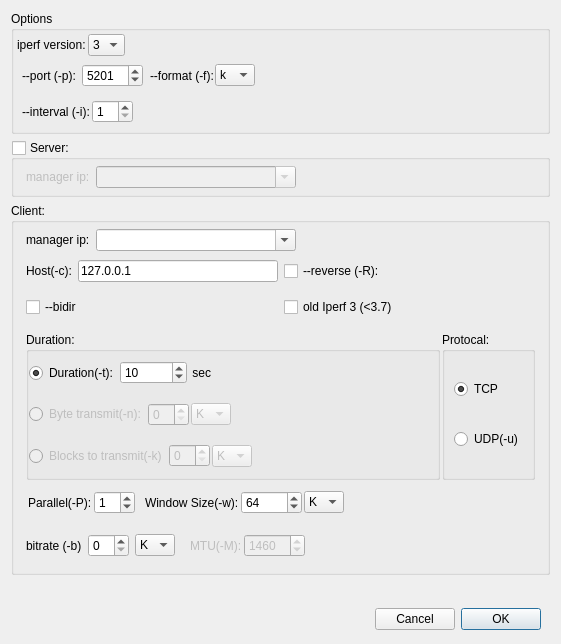
<?xml version="1.0" encoding="UTF-8"?>
<ui version="4.0">
 <class>Form</class>
 <widget class="QWidget" name="Form">
  <property name="geometry">
   <rect>
    <x>0</x>
    <y>0</y>
    <width>561</width>
    <height>644</height>
   </rect>
  </property>
  <property name="windowTitle">
   <string>iperf setting</string>
  </property>
  <layout class="QVBoxLayout" name="verticalLayout">
   <item>
    <widget class="QGroupBox" name="gb_options">
     <property name="title">
      <string>Options</string>
     </property>
     <layout class="QVBoxLayout" name="verticalLayout_5">
      <property name="spacing">
       <number>3</number>
      </property>
      <property name="leftMargin">
       <number>3</number>
      </property>
      <property name="topMargin">
       <number>3</number>
      </property>
      <property name="rightMargin">
       <number>3</number>
      </property>
      <property name="bottomMargin">
       <number>3</number>
      </property>
      <item>
       <widget class="QWidget" name="widget_20" native="true">
        <layout class="QHBoxLayout" name="horizontalLayout_22">
         <property name="spacing">
          <number>2</number>
         </property>
         <property name="leftMargin">
          <number>0</number>
         </property>
         <property name="topMargin">
          <number>0</number>
         </property>
         <property name="rightMargin">
          <number>0</number>
         </property>
         <property name="bottomMargin">
          <number>0</number>
         </property>
         <item>
          <widget class="QLabel" name="label_2">
           <property name="text">
            <string>iperf version:</string>
           </property>
          </widget>
         </item>
         <item>
          <widget class="QComboBox" name="cbVer">
           <item>
            <property name="text">
             <string>3</string>
            </property>
           </item>
           <item>
            <property name="text">
             <string>2</string>
            </property>
           </item>
          </widget>
         </item>
         <item>
          <spacer name="horizontalSpacer_10">
           <property name="orientation">
            <enum>Qt::Horizontal</enum>
           </property>
           <property name="sizeHint" stdset="0">
            <size>
             <width>40</width>
             <height>20</height>
            </size>
           </property>
          </spacer>
         </item>
        </layout>
       </widget>
      </item>
      <item>
       <widget class="QWidget" name="widget_6" native="true">
        <layout class="QHBoxLayout" name="horizontalLayout_9">
         <property name="spacing">
          <number>3</number>
         </property>
         <property name="leftMargin">
          <number>3</number>
         </property>
         <property name="topMargin">
          <number>3</number>
         </property>
         <property name="rightMargin">
          <number>3</number>
         </property>
         <property name="bottomMargin">
          <number>3</number>
         </property>
         <item>
          <widget class="QWidget" name="widget_16" native="true">
           <layout class="QHBoxLayout" name="horizontalLayout_16">
            <property name="leftMargin">
             <number>2</number>
            </property>
            <property name="topMargin">
             <number>2</number>
            </property>
            <property name="rightMargin">
             <number>2</number>
            </property>
            <property name="bottomMargin">
             <number>2</number>
            </property>
            <item>
             <widget class="QLabel" name="lbPort">
              <property name="text">
               <string>--port (-p):</string>
              </property>
             </widget>
            </item>
            <item>
             <widget class="QSpinBox" name="sbPort">
              <property name="minimum">
               <number>1000</number>
              </property>
              <property name="maximum">
               <number>65534</number>
              </property>
              <property name="value">
               <number>5201</number>
              </property>
             </widget>
            </item>
           </layout>
          </widget>
         </item>
         <item>
          <widget class="QWidget" name="widget_8" native="true">
           <layout class="QHBoxLayout" name="horizontalLayout_8">
            <property name="spacing">
             <number>1</number>
            </property>
            <property name="leftMargin">
             <number>2</number>
            </property>
            <property name="topMargin">
             <number>2</number>
            </property>
            <property name="rightMargin">
             <number>2</number>
            </property>
            <property name="bottomMargin">
             <number>2</number>
            </property>
            <item>
             <widget class="QLabel" name="lbFormat">
              <property name="text">
               <string>--format (-f):</string>
              </property>
             </widget>
            </item>
            <item>
             <widget class="QComboBox" name="cbFormat">
              <property name="currentText">
               <string>k</string>
              </property>
              <item>
               <property name="text">
                <string>k</string>
               </property>
              </item>
              <item>
               <property name="text">
                <string>m</string>
               </property>
              </item>
              <item>
               <property name="text">
                <string>g</string>
               </property>
              </item>
              <item>
               <property name="text">
                <string>t</string>
               </property>
              </item>
              <item>
               <property name="text">
                <string>K</string>
               </property>
              </item>
              <item>
               <property name="text">
                <string>M</string>
               </property>
              </item>
              <item>
               <property name="text">
                <string>G</string>
               </property>
              </item>
              <item>
               <property name="text">
                <string>T</string>
               </property>
              </item>
             </widget>
            </item>
           </layout>
          </widget>
         </item>
         <item>
          <spacer name="horizontalSpacer_9">
           <property name="orientation">
            <enum>Qt::Horizontal</enum>
           </property>
           <property name="sizeHint" stdset="0">
            <size>
             <width>40</width>
             <height>20</height>
            </size>
           </property>
          </spacer>
         </item>
        </layout>
       </widget>
      </item>
      <item>
       <widget class="QWidget" name="widget_15" native="true">
        <layout class="QHBoxLayout" name="horizontalLayout_15">
         <property name="spacing">
          <number>3</number>
         </property>
         <property name="leftMargin">
          <number>3</number>
         </property>
         <property name="topMargin">
          <number>3</number>
         </property>
         <property name="rightMargin">
          <number>3</number>
         </property>
         <property name="bottomMargin">
          <number>3</number>
         </property>
         <item>
          <widget class="QWidget" name="widget_5" native="true">
           <layout class="QHBoxLayout" name="horizontalLayout">
            <property name="spacing">
             <number>2</number>
            </property>
            <property name="leftMargin">
             <number>2</number>
            </property>
            <property name="topMargin">
             <number>2</number>
            </property>
            <property name="rightMargin">
             <number>2</number>
            </property>
            <property name="bottomMargin">
             <number>2</number>
            </property>
            <item>
             <widget class="QLabel" name="label">
              <property name="text">
               <string>--interval (-i):</string>
              </property>
             </widget>
            </item>
            <item>
             <widget class="QSpinBox" name="sbInterval">
              <property name="toolTip">
               <string>seconds between periodic throughput reports</string>
              </property>
              <property name="minimum">
               <number>1</number>
              </property>
             </widget>
            </item>
           </layout>
          </widget>
         </item>
         <item>
          <spacer name="horizontalSpacer">
           <property name="orientation">
            <enum>Qt::Horizontal</enum>
           </property>
           <property name="sizeHint" stdset="0">
            <size>
             <width>40</width>
             <height>20</height>
            </size>
           </property>
          </spacer>
         </item>
        </layout>
       </widget>
      </item>
     </layout>
    </widget>
   </item>
   <item>
    <widget class="QGroupBox" name="gb_server">
     <property name="toolTip">
      <string>checked to control iperf server</string>
     </property>
     <property name="title">
      <string>Server:</string>
     </property>
     <property name="checkable">
      <bool>true</bool>
     </property>
     <property name="checked">
      <bool>false</bool>
     </property>
     <layout class="QHBoxLayout" name="horizontalLayout_18">
      <property name="spacing">
       <number>3</number>
      </property>
      <property name="leftMargin">
       <number>3</number>
      </property>
      <property name="topMargin">
       <number>3</number>
      </property>
      <property name="rightMargin">
       <number>3</number>
      </property>
      <property name="bottomMargin">
       <number>3</number>
      </property>
      <item>
       <widget class="QWidget" name="widget_18" native="true">
        <layout class="QHBoxLayout" name="horizontalLayout_20">
         <property name="topMargin">
          <number>3</number>
         </property>
         <property name="bottomMargin">
          <number>3</number>
         </property>
         <item>
          <widget class="QLabel" name="label_4">
           <property name="text">
            <string>manager ip:</string>
           </property>
          </widget>
         </item>
         <item>
          <widget class="QComboBox" name="cb_managerServer">
           <property name="minimumSize">
            <size>
             <width>200</width>
             <height>0</height>
            </size>
           </property>
           <property name="editable">
            <bool>true</bool>
           </property>
          </widget>
         </item>
         <item>
          <spacer name="horizontalSpacer_6">
           <property name="orientation">
            <enum>Qt::Horizontal</enum>
           </property>
           <property name="sizeHint" stdset="0">
            <size>
             <width>40</width>
             <height>20</height>
            </size>
           </property>
          </spacer>
         </item>
        </layout>
       </widget>
      </item>
     </layout>
    </widget>
   </item>
   <item>
    <widget class="QGroupBox" name="gb_client">
     <property name="minimumSize">
      <size>
       <width>0</width>
       <height>0</height>
      </size>
     </property>
     <property name="title">
      <string>Client:</string>
     </property>
     <layout class="QVBoxLayout" name="verticalLayout_3">
      <property name="spacing">
       <number>3</number>
      </property>
      <property name="leftMargin">
       <number>3</number>
      </property>
      <property name="topMargin">
       <number>3</number>
      </property>
      <property name="rightMargin">
       <number>3</number>
      </property>
      <property name="bottomMargin">
       <number>3</number>
      </property>
      <item>
       <widget class="QWidget" name="widget_19" native="true">
        <layout class="QHBoxLayout" name="horizontalLayout_19">
         <property name="topMargin">
          <number>3</number>
         </property>
         <property name="bottomMargin">
          <number>3</number>
         </property>
         <item>
          <widget class="QLabel" name="label_5">
           <property name="text">
            <string>manager ip:</string>
           </property>
          </widget>
         </item>
         <item>
          <widget class="QComboBox" name="cb_managerClient">
           <property name="minimumSize">
            <size>
             <width>200</width>
             <height>0</height>
            </size>
           </property>
           <property name="editable">
            <bool>true</bool>
           </property>
          </widget>
         </item>
         <item>
          <spacer name="horizontalSpacer_5">
           <property name="orientation">
            <enum>Qt::Horizontal</enum>
           </property>
           <property name="sizeHint" stdset="0">
            <size>
             <width>40</width>
             <height>20</height>
            </size>
           </property>
          </spacer>
         </item>
        </layout>
       </widget>
      </item>
      <item>
       <widget class="QWidget" name="widget_3" native="true">
        <layout class="QHBoxLayout" name="horizontalLayout_2">
         <property name="spacing">
          <number>6</number>
         </property>
         <property name="leftMargin">
          <number>9</number>
         </property>
         <property name="topMargin">
          <number>3</number>
         </property>
         <property name="rightMargin">
          <number>9</number>
         </property>
         <property name="bottomMargin">
          <number>3</number>
         </property>
         <item>
          <widget class="QLabel" name="lbHost">
           <property name="text">
            <string>Host(-c):</string>
           </property>
          </widget>
         </item>
         <item>
          <widget class="QLineEdit" name="leHost">
           <property name="minimumSize">
            <size>
             <width>200</width>
             <height>0</height>
            </size>
           </property>
           <property name="text">
            <string>127.0.0.1</string>
           </property>
          </widget>
         </item>
         <item>
          <widget class="QCheckBox" name="cbReverse">
           <property name="text">
            <string>--reverse (-R):</string>
           </property>
          </widget>
         </item>
         <item>
          <spacer name="horizontalSpacer_8">
           <property name="orientation">
            <enum>Qt::Horizontal</enum>
           </property>
           <property name="sizeHint" stdset="0">
            <size>
             <width>40</width>
             <height>20</height>
            </size>
           </property>
          </spacer>
         </item>
        </layout>
       </widget>
      </item>
      <item>
       <widget class="QWidget" name="widget_17" native="true">
        <layout class="QHBoxLayout" name="horizontalLayout_17">
         <item>
          <widget class="QCheckBox" name="cbBidir">
           <property name="text">
            <string>--bidir</string>
           </property>
          </widget>
         </item>
         <item>
          <widget class="QCheckBox" name="cbOldIperf3">
           <property name="toolTip">
            <string>&lt;html&gt;&lt;head/&gt;&lt;body&gt;&lt;p&gt;Require to run 2 iperf server on two port (eg: 5201, 5202)&lt;/p&gt;&lt;/body&gt;&lt;/html&gt;</string>
           </property>
           <property name="text">
            <string>old Iperf 3 (&lt;3.7)</string>
           </property>
          </widget>
         </item>
        </layout>
       </widget>
      </item>
      <item>
       <widget class="QWidget" name="widget_10" native="true">
        <property name="minimumSize">
         <size>
          <width>0</width>
          <height>154</height>
         </size>
        </property>
        <layout class="QHBoxLayout" name="horizontalLayout_10">
         <property name="spacing">
          <number>2</number>
         </property>
         <property name="leftMargin">
          <number>9</number>
         </property>
         <property name="topMargin">
          <number>3</number>
         </property>
         <property name="rightMargin">
          <number>9</number>
         </property>
         <property name="bottomMargin">
          <number>3</number>
         </property>
         <item>
          <widget class="QGroupBox" name="groupBox">
           <property name="minimumSize">
            <size>
             <width>0</width>
             <height>120</height>
            </size>
           </property>
           <property name="title">
            <string>Duration:</string>
           </property>
           <layout class="QVBoxLayout" name="verticalLayout_4">
            <property name="spacing">
             <number>6</number>
            </property>
            <property name="leftMargin">
             <number>0</number>
            </property>
            <property name="topMargin">
             <number>3</number>
            </property>
            <property name="rightMargin">
             <number>0</number>
            </property>
            <property name="bottomMargin">
             <number>3</number>
            </property>
            <item>
             <widget class="QWidget" name="widget_11" native="true">
              <property name="minimumSize">
               <size>
                <width>0</width>
                <height>30</height>
               </size>
              </property>
              <layout class="QHBoxLayout" name="horizontalLayout_12">
               <property name="spacing">
                <number>2</number>
               </property>
               <property name="leftMargin">
                <number>0</number>
               </property>
               <property name="topMargin">
                <number>0</number>
               </property>
               <property name="rightMargin">
                <number>0</number>
               </property>
               <property name="bottomMargin">
                <number>0</number>
               </property>
               <item>
                <widget class="QRadioButton" name="rbDuration">
                 <property name="text">
                  <string>Duration(-t):</string>
                 </property>
                 <property name="checked">
                  <bool>true</bool>
                 </property>
                </widget>
               </item>
               <item>
                <widget class="QSpinBox" name="sbDuration">
                 <property name="minimum">
                  <number>1</number>
                 </property>
                 <property name="maximum">
                  <number>8640000</number>
                 </property>
                 <property name="value">
                  <number>10</number>
                 </property>
                </widget>
               </item>
               <item>
                <widget class="QLabel" name="lbDurationUnit">
                 <property name="text">
                  <string> sec </string>
                 </property>
                </widget>
               </item>
               <item>
                <spacer name="horizontalSpacer_11">
                 <property name="orientation">
                  <enum>Qt::Horizontal</enum>
                 </property>
                 <property name="sizeHint" stdset="0">
                  <size>
                   <width>40</width>
                   <height>20</height>
                  </size>
                 </property>
                </spacer>
               </item>
              </layout>
             </widget>
            </item>
            <item>
             <widget class="QWidget" name="widget_12" native="true">
              <property name="minimumSize">
               <size>
                <width>0</width>
                <height>30</height>
               </size>
              </property>
              <layout class="QHBoxLayout" name="horizontalLayout_11">
               <property name="spacing">
                <number>2</number>
               </property>
               <property name="leftMargin">
                <number>0</number>
               </property>
               <property name="topMargin">
                <number>0</number>
               </property>
               <property name="rightMargin">
                <number>0</number>
               </property>
               <property name="bottomMargin">
                <number>0</number>
               </property>
               <item>
                <widget class="QRadioButton" name="rbByte">
                 <property name="enabled">
                  <bool>false</bool>
                 </property>
                 <property name="text">
                  <string>Byte transmit(-n):</string>
                 </property>
                </widget>
               </item>
               <item>
                <widget class="QSpinBox" name="sbByte">
                 <property name="enabled">
                  <bool>false</bool>
                 </property>
                </widget>
               </item>
               <item>
                <widget class="QComboBox" name="comboByte">
                 <property name="enabled">
                  <bool>false</bool>
                 </property>
                 <property name="editable">
                  <bool>false</bool>
                 </property>
                 <item>
                  <property name="text">
                   <string>K</string>
                  </property>
                 </item>
                 <item>
                  <property name="text">
                   <string>M</string>
                  </property>
                 </item>
                 <item>
                  <property name="text">
                   <string>G</string>
                  </property>
                 </item>
                </widget>
               </item>
               <item>
                <spacer name="horizontalSpacer_7">
                 <property name="orientation">
                  <enum>Qt::Horizontal</enum>
                 </property>
                 <property name="sizeHint" stdset="0">
                  <size>
                   <width>40</width>
                   <height>20</height>
                  </size>
                 </property>
                </spacer>
               </item>
              </layout>
             </widget>
            </item>
            <item>
             <widget class="QWidget" name="widget_13" native="true">
              <property name="minimumSize">
               <size>
                <width>0</width>
                <height>30</height>
               </size>
              </property>
              <layout class="QHBoxLayout" name="horizontalLayout_13">
               <property name="spacing">
                <number>2</number>
               </property>
               <property name="leftMargin">
                <number>0</number>
               </property>
               <property name="topMargin">
                <number>0</number>
               </property>
               <property name="rightMargin">
                <number>0</number>
               </property>
               <property name="bottomMargin">
                <number>0</number>
               </property>
               <item>
                <widget class="QRadioButton" name="rbBlocks">
                 <property name="enabled">
                  <bool>false</bool>
                 </property>
                 <property name="text">
                  <string>Blocks to transmit(-k)</string>
                 </property>
                </widget>
               </item>
               <item>
                <widget class="QSpinBox" name="spBlocks">
                 <property name="enabled">
                  <bool>false</bool>
                 </property>
                </widget>
               </item>
               <item>
                <widget class="QComboBox" name="comboBlocks">
                 <property name="enabled">
                  <bool>false</bool>
                 </property>
                 <property name="editable">
                  <bool>false</bool>
                 </property>
                 <item>
                  <property name="text">
                   <string>K</string>
                  </property>
                 </item>
                 <item>
                  <property name="text">
                   <string>M</string>
                  </property>
                 </item>
                 <item>
                  <property name="text">
                   <string>G</string>
                  </property>
                 </item>
                </widget>
               </item>
               <item>
                <spacer name="horizontalSpacer_12">
                 <property name="orientation">
                  <enum>Qt::Horizontal</enum>
                 </property>
                 <property name="sizeHint" stdset="0">
                  <size>
                   <width>40</width>
                   <height>20</height>
                  </size>
                 </property>
                </spacer>
               </item>
              </layout>
             </widget>
            </item>
           </layout>
          </widget>
         </item>
         <item>
          <widget class="QGroupBox" name="gbProtocal">
           <property name="focusPolicy">
            <enum>Qt::TabFocus</enum>
           </property>
           <property name="title">
            <string>Protocal:</string>
           </property>
           <property name="flat">
            <bool>false</bool>
           </property>
           <property name="checkable">
            <bool>false</bool>
           </property>
           <layout class="QVBoxLayout" name="verticalLayout_2">
            <property name="spacing">
             <number>6</number>
            </property>
            <property name="sizeConstraint">
             <enum>QLayout::SetDefaultConstraint</enum>
            </property>
            <property name="leftMargin">
             <number>9</number>
            </property>
            <property name="topMargin">
             <number>3</number>
            </property>
            <property name="rightMargin">
             <number>9</number>
            </property>
            <property name="bottomMargin">
             <number>3</number>
            </property>
            <item>
             <widget class="QRadioButton" name="rbTCP">
              <property name="text">
               <string>TCP</string>
              </property>
              <property name="checked">
               <bool>true</bool>
              </property>
             </widget>
            </item>
            <item>
             <widget class="QRadioButton" name="rbUDP">
              <property name="text">
               <string>UDP(-u)</string>
              </property>
              <property name="checked">
               <bool>false</bool>
              </property>
             </widget>
            </item>
           </layout>
          </widget>
         </item>
        </layout>
       </widget>
      </item>
      <item>
       <widget class="QWidget" name="widget_4" native="true">
        <layout class="QHBoxLayout" name="horizontalLayout_3">
         <property name="spacing">
          <number>6</number>
         </property>
         <property name="leftMargin">
          <number>9</number>
         </property>
         <property name="topMargin">
          <number>3</number>
         </property>
         <property name="rightMargin">
          <number>9</number>
         </property>
         <property name="bottomMargin">
          <number>3</number>
         </property>
         <item>
          <widget class="QWidget" name="widget_9" native="true">
           <layout class="QHBoxLayout" name="horizontalLayout_4">
            <property name="spacing">
             <number>2</number>
            </property>
            <property name="leftMargin">
             <number>2</number>
            </property>
            <property name="topMargin">
             <number>2</number>
            </property>
            <property name="rightMargin">
             <number>2</number>
            </property>
            <property name="bottomMargin">
             <number>2</number>
            </property>
            <item>
             <widget class="QLabel" name="lbParallel">
              <property name="text">
               <string>Parallel(-P):</string>
              </property>
             </widget>
            </item>
            <item>
             <widget class="QSpinBox" name="sbParallel">
              <property name="value">
               <number>1</number>
              </property>
              <property name="displayIntegerBase">
               <number>12</number>
              </property>
             </widget>
            </item>
           </layout>
          </widget>
         </item>
         <item>
          <widget class="QWidget" name="widget_14" native="true">
           <layout class="QHBoxLayout" name="horizontalLayout_14">
            <property name="spacing">
             <number>2</number>
            </property>
            <property name="leftMargin">
             <number>2</number>
            </property>
            <property name="topMargin">
             <number>2</number>
            </property>
            <property name="rightMargin">
             <number>2</number>
            </property>
            <property name="bottomMargin">
             <number>2</number>
            </property>
            <item>
             <widget class="QLabel" name="lbWindow">
              <property name="text">
               <string>Window Size(-w):</string>
              </property>
             </widget>
            </item>
            <item>
             <widget class="QSpinBox" name="sbWindowSize">
              <property name="toolTip">
               <string>&lt;html&gt;&lt;head/&gt;&lt;body&gt;&lt;p&gt;set window size / socket buffer size&lt;/p&gt;&lt;p&gt;Use 0 to not specify this option&lt;/p&gt;&lt;/body&gt;&lt;/html&gt;</string>
              </property>
              <property name="suffix">
               <string/>
              </property>
              <property name="maximum">
               <number>65535</number>
              </property>
              <property name="value">
               <number>64</number>
              </property>
             </widget>
            </item>
            <item>
             <widget class="QComboBox" name="cbWindowSizeUnit">
              <property name="maximumSize">
               <size>
                <width>40</width>
                <height>16777215</height>
               </size>
              </property>
              <item>
               <property name="text">
                <string>K</string>
               </property>
              </item>
              <item>
               <property name="text">
                <string>M</string>
               </property>
              </item>
              <item>
               <property name="text">
                <string>G</string>
               </property>
              </item>
             </widget>
            </item>
           </layout>
          </widget>
         </item>
         <item>
          <spacer name="horizontalSpacer_2">
           <property name="orientation">
            <enum>Qt::Horizontal</enum>
           </property>
           <property name="sizeHint" stdset="0">
            <size>
             <width>40</width>
             <height>20</height>
            </size>
           </property>
          </spacer>
         </item>
        </layout>
       </widget>
      </item>
      <item>
       <widget class="QWidget" name="widget_2" native="true">
        <property name="minimumSize">
         <size>
          <width>0</width>
          <height>0</height>
         </size>
        </property>
        <layout class="QHBoxLayout" name="horizontalLayout_21">
         <property name="topMargin">
          <number>3</number>
         </property>
         <property name="bottomMargin">
          <number>3</number>
         </property>
         <item>
          <widget class="QWidget" name="widget" native="true">
           <layout class="QHBoxLayout" name="horizontalLayout_7">
            <property name="leftMargin">
             <number>0</number>
            </property>
            <property name="topMargin">
             <number>3</number>
            </property>
            <property name="rightMargin">
             <number>0</number>
            </property>
            <property name="bottomMargin">
             <number>3</number>
            </property>
            <item>
             <widget class="QLabel" name="lb_bitrate">
              <property name="toolTip">
               <string>&lt;html&gt;&lt;head/&gt;&lt;body&gt;&lt;p&gt;target bitrate in bits/sec (0 for unlimited)&lt;/p&gt;&lt;p&gt;(default 1 Mbit/sec for UDP, unlimited for TCP)&lt;/p&gt;&lt;/body&gt;&lt;/html&gt;</string>
              </property>
              <property name="text">
               <string>bitrate (-b)</string>
              </property>
             </widget>
            </item>
            <item>
             <widget class="QSpinBox" name="sbBitrate">
              <property name="toolTip">
               <string>&lt;html&gt;&lt;head/&gt;&lt;body&gt;&lt;p&gt;target bitrate in bits/sec (0 for unlimited)&lt;/p&gt;&lt;p&gt;(&lt;span style=&quot; font-weight:600;&quot;&gt;default 1 Mbit/sec for UDP&lt;/span&gt;, unlimited for TCP)&lt;/p&gt;&lt;p&gt;&lt;br/&gt;&lt;/p&gt;&lt;/body&gt;&lt;/html&gt;</string>
              </property>
             </widget>
            </item>
            <item>
             <widget class="QComboBox" name="cbBitrateUnit">
              <item>
               <property name="text">
                <string>K</string>
               </property>
              </item>
              <item>
               <property name="text">
                <string>M</string>
               </property>
              </item>
              <item>
               <property name="text">
                <string>G</string>
               </property>
              </item>
             </widget>
            </item>
           </layout>
          </widget>
         </item>
         <item>
          <widget class="QWidget" name="widget_7" native="true">
           <layout class="QHBoxLayout" name="horizontalLayout_6">
            <property name="spacing">
             <number>2</number>
            </property>
            <property name="leftMargin">
             <number>9</number>
            </property>
            <property name="topMargin">
             <number>9</number>
            </property>
            <property name="rightMargin">
             <number>9</number>
            </property>
            <property name="bottomMargin">
             <number>9</number>
            </property>
            <item>
             <widget class="QLabel" name="lbMTU">
              <property name="enabled">
               <bool>false</bool>
              </property>
              <property name="frameShape">
               <enum>QFrame::NoFrame</enum>
              </property>
              <property name="text">
               <string>MTU(-M):</string>
              </property>
             </widget>
            </item>
            <item>
             <widget class="QSpinBox" name="sbMTU">
              <property name="enabled">
               <bool>false</bool>
              </property>
              <property name="toolTip">
               <string>set TCP/SCTP maximum segment size (MTU - 40 bytes)</string>
              </property>
              <property name="maximum">
               <number>65535</number>
              </property>
              <property name="value">
               <number>1460</number>
              </property>
             </widget>
            </item>
           </layout>
          </widget>
         </item>
         <item>
          <spacer name="horizontalSpacer_3">
           <property name="orientation">
            <enum>Qt::Horizontal</enum>
           </property>
           <property name="sizeHint" stdset="0">
            <size>
             <width>40</width>
             <height>20</height>
            </size>
           </property>
          </spacer>
         </item>
        </layout>
       </widget>
      </item>
     </layout>
    </widget>
   </item>
   <item>
    <spacer name="verticalSpacer">
     <property name="orientation">
      <enum>Qt::Vertical</enum>
     </property>
     <property name="sizeHint" stdset="0">
      <size>
       <width>20</width>
       <height>40</height>
      </size>
     </property>
    </spacer>
   </item>
   <item>
    <widget class="QWidget" name="w_btn" native="true">
     <layout class="QHBoxLayout" name="horizontalLayout_5">
      <property name="topMargin">
       <number>3</number>
      </property>
      <property name="bottomMargin">
       <number>3</number>
      </property>
      <item>
       <spacer name="horizontalSpacer_4">
        <property name="orientation">
         <enum>Qt::Horizontal</enum>
        </property>
        <property name="sizeHint" stdset="0">
         <size>
          <width>40</width>
          <height>20</height>
         </size>
        </property>
       </spacer>
      </item>
      <item>
       <widget class="QPushButton" name="pb_cancel">
        <property name="text">
         <string>Cancel</string>
        </property>
       </widget>
      </item>
      <item>
       <widget class="QPushButton" name="pb_ok">
        <property name="text">
         <string>OK</string>
        </property>
        <property name="checkable">
         <bool>false</bool>
        </property>
        <property name="checked">
         <bool>false</bool>
        </property>
        <property name="autoDefault">
         <bool>false</bool>
        </property>
        <property name="default">
         <bool>true</bool>
        </property>
        <property name="flat">
         <bool>false</bool>
        </property>
       </widget>
      </item>
     </layout>
    </widget>
   </item>
  </layout>
 </widget>
 <resources/>
 <connections/>
</ui>
